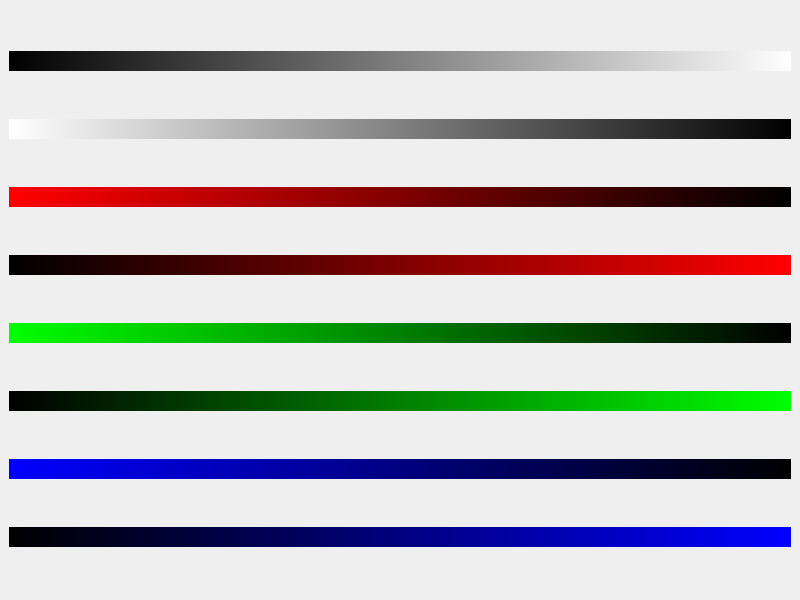
<?xml version="1.0" encoding="UTF-8"?>
<ui version="4.0">
 <class>UXRandR</class>
 <widget class="QMainWindow" name="UXRandR">
  <property name="geometry">
   <rect>
    <x>0</x>
    <y>0</y>
    <width>800</width>
    <height>600</height>
   </rect>
  </property>
  <property name="windowTitle">
   <string>UXRandR</string>
  </property>
  <property name="windowIcon">
   <iconset resource="resources.qrc">
    <normaloff>:/icons/icon_tiny</normaloff>:/icons/icon_tiny</iconset>
  </property>
  <widget class="QWidget" name="centralwidget">
   <layout class="QVBoxLayout" name="verticalLayout">
    <item>
     <widget class="QWidget" name="widget_2" native="true">
      <property name="minimumSize">
       <size>
        <width>0</width>
        <height>20</height>
       </size>
      </property>
      <property name="maximumSize">
       <size>
        <width>16777215</width>
        <height>20</height>
       </size>
      </property>
      <property name="styleSheet">
       <string notr="true">background-color: qlineargradient(spread:pad, x1:0, y1:0, x2:1, y2:0, stop:0 rgba(0, 0, 0, 255), stop:1 rgba(255, 255, 255, 255));</string>
      </property>
     </widget>
    </item>
    <item>
     <widget class="QWidget" name="widget_3" native="true">
      <property name="minimumSize">
       <size>
        <width>0</width>
        <height>20</height>
       </size>
      </property>
      <property name="maximumSize">
       <size>
        <width>16777215</width>
        <height>20</height>
       </size>
      </property>
      <property name="styleSheet">
       <string notr="true">background-color: qlineargradient(spread:pad, x1:0, y1:0, x2:1, y2:0, stop:0 rgba(255, 255, 255, 255), stop:1 rgba(0, 0, 0, 255));</string>
      </property>
     </widget>
    </item>
    <item>
     <widget class="QWidget" name="widget_4" native="true">
      <property name="minimumSize">
       <size>
        <width>0</width>
        <height>20</height>
       </size>
      </property>
      <property name="maximumSize">
       <size>
        <width>16777215</width>
        <height>20</height>
       </size>
      </property>
      <property name="styleSheet">
       <string notr="true">background-color: qlineargradient(spread:pad, x1:0, y1:0, x2:1, y2:0, stop:0 rgba(255, 0, 0, 255), stop:1 rgba(0, 0, 0, 255));</string>
      </property>
     </widget>
    </item>
    <item>
     <widget class="QWidget" name="widget_5" native="true">
      <property name="minimumSize">
       <size>
        <width>0</width>
        <height>20</height>
       </size>
      </property>
      <property name="maximumSize">
       <size>
        <width>16777215</width>
        <height>20</height>
       </size>
      </property>
      <property name="styleSheet">
       <string notr="true">background-color: qlineargradient(spread:pad, x1:0, y1:0, x2:1, y2:0, stop:0 rgba(0, 0, 0, 255), stop:1 rgba(255, 0, 0, 255));</string>
      </property>
     </widget>
    </item>
    <item>
     <widget class="QWidget" name="widget_6" native="true">
      <property name="minimumSize">
       <size>
        <width>0</width>
        <height>20</height>
       </size>
      </property>
      <property name="maximumSize">
       <size>
        <width>16777215</width>
        <height>20</height>
       </size>
      </property>
      <property name="styleSheet">
       <string notr="true">background-color: qlineargradient(spread:pad, x1:0, y1:0, x2:1, y2:0, stop:0 rgba(0, 255, 0, 255), stop:1 rgba(0, 0, 0, 255));</string>
      </property>
     </widget>
    </item>
    <item>
     <widget class="QWidget" name="widget_7" native="true">
      <property name="minimumSize">
       <size>
        <width>0</width>
        <height>20</height>
       </size>
      </property>
      <property name="maximumSize">
       <size>
        <width>16777215</width>
        <height>20</height>
       </size>
      </property>
      <property name="styleSheet">
       <string notr="true">background-color: qlineargradient(spread:pad, x1:0, y1:0, x2:1, y2:0, stop:0 rgba(0, 0, 0, 255), stop:1 rgba(0,255, 0, 255));</string>
      </property>
     </widget>
    </item>
    <item>
     <widget class="QWidget" name="widget_8" native="true">
      <property name="minimumSize">
       <size>
        <width>0</width>
        <height>20</height>
       </size>
      </property>
      <property name="maximumSize">
       <size>
        <width>16777215</width>
        <height>20</height>
       </size>
      </property>
      <property name="styleSheet">
       <string notr="true">background-color: qlineargradient(spread:pad, x1:0, y1:0, x2:1, y2:0, stop:0 rgba(0, 0,255, 255), stop:1 rgba(0,0, 0, 255));</string>
      </property>
     </widget>
    </item>
    <item>
     <widget class="QWidget" name="widget" native="true">
      <property name="minimumSize">
       <size>
        <width>0</width>
        <height>20</height>
       </size>
      </property>
      <property name="maximumSize">
       <size>
        <width>16777215</width>
        <height>20</height>
       </size>
      </property>
      <property name="styleSheet">
       <string notr="true">background-color: qlineargradient(spread:pad, x1:0, y1:0, x2:1, y2:0, stop:0 rgba(0, 0,0, 255), stop:1 rgba(0,0, 255, 255));</string>
      </property>
     </widget>
    </item>
   </layout>
  </widget>
 </widget>
 <resources>
  <include location="resources.qrc"/>
 </resources>
 <connections/>
</ui>
